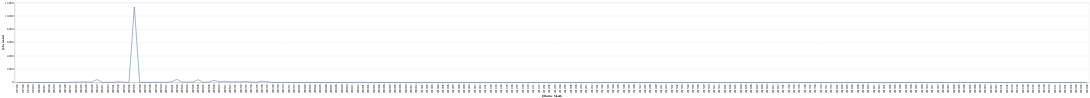

The code cell stored with this chart in its notebook:
### Code cell
import altair as alt
alt.Chart(df_jobs_month).mark_line().encode(
    x='Effective Month',
    y='Job created'
)

### Figure 1 — Vega-Lite specification as saved in the notebook (floating-point values rounded to 4 significant figures; data arrays with more than 128 entries replaced by an {"elided": "..."} marker saying what was removed)
{"config": {"view": {"continuousWidth": 300, "continuousHeight": 300}}, "data": {"name": "data-ad18bf6a30e12358d5a3fff301f6ef9e"}, "mark": {"type": "line"}, "encoding": {"x": {"field": "Effective Month", "type": "nominal"}, "y": {"field": "Job created", "type": "quantitative"}}, "$schema": "https://vega.github.io/schema/vega-lite/v5.16.3.json", "datasets": {"data-ad18bf6a30e12358d5a3fff301f6ef9e": {"elided": "202 records"}}}
